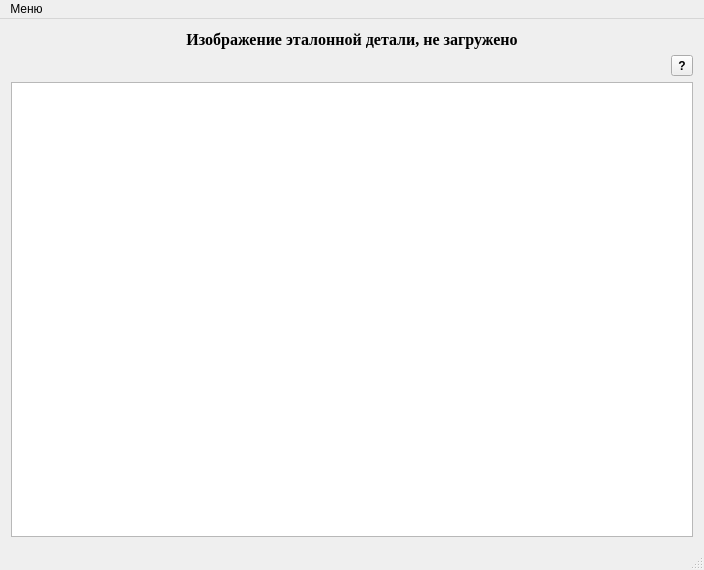
<?xml version="1.0" encoding="UTF-8"?>
<ui version="4.0">
 <class>MainWindow</class>
 <widget class="QMainWindow" name="MainWindow">
  <property name="geometry">
   <rect>
    <x>0</x>
    <y>0</y>
    <width>704</width>
    <height>570</height>
   </rect>
  </property>
  <property name="windowTitle">
   <string>Главное окно</string>
  </property>
  <widget class="QWidget" name="centralWidget">
   <layout class="QGridLayout" name="gridLayout">
    <item row="1" column="0">
     <widget class="QLabel" name="label_2">
      <property name="font">
       <font>
        <family>Arial</family>
        <pointsize>10</pointsize>
        <weight>50</weight>
        <bold>false</bold>
       </font>
      </property>
      <property name="layoutDirection">
       <enum>Qt::LeftToRight</enum>
      </property>
      <property name="text">
       <string/>
      </property>
      <property name="alignment">
       <set>Qt::AlignCenter</set>
      </property>
     </widget>
    </item>
    <item row="1" column="1">
     <widget class="QToolButton" name="helpButton">
      <property name="font">
       <font>
        <weight>75</weight>
        <bold>true</bold>
       </font>
      </property>
      <property name="cursor">
       <cursorShape>WhatsThisCursor</cursorShape>
      </property>
      <property name="toolTip">
       <string>&lt;html&gt;&lt;head/&gt;&lt;body&gt;&lt;p align=&quot;justify&quot;&gt;&lt;span style=&quot; font-size:10pt;&quot;&gt;В данном окне осуществляется работа с изображением эталонной детали. &lt;/span&gt;&lt;/p&gt;&lt;p align=&quot;justify&quot;&gt;&lt;span style=&quot; font-size:10pt;&quot;&gt;Перед началом работы необходимо загрузить изображение эталонной детали, задать реперные точки и наложить идеальный контур с помощью соответсвующих пунктов в меню &amp;quot;Настройки&amp;quot;. Всё это необходимо для получения контуров допуска +/-. &lt;/span&gt;&lt;/p&gt;&lt;p align=&quot;justify&quot;&gt;&lt;span style=&quot; font-size:10pt;&quot;&gt;При врещении колёсика мыши при наложении идеального контура происходит повотот изображения на 1/10 градуса. Если во время вращения нажата правая кнопка мыши, происходит вращение на угол в 10 раз больший, если клавиша Shift - на угол в 100 раз больший, если Ctrl - в 10 раз меньший. После того, как идеальный контур совмещён, его нужно зафиксировать двойным щелчком.&lt;/span&gt;&lt;/p&gt;&lt;/body&gt;&lt;/html&gt;</string>
      </property>
      <property name="text">
       <string>?</string>
      </property>
     </widget>
    </item>
    <item row="3" column="0" colspan="2">
     <widget class="ImageGraphicsView" name="graphicsView">
      <property name="focusPolicy">
       <enum>Qt::StrongFocus</enum>
      </property>
     </widget>
    </item>
    <item row="0" column="0" colspan="2">
     <widget class="QLabel" name="label">
      <property name="font">
       <font>
        <family>Times New Roman</family>
        <pointsize>12</pointsize>
        <weight>75</weight>
        <bold>true</bold>
       </font>
      </property>
      <property name="layoutDirection">
       <enum>Qt::LeftToRight</enum>
      </property>
      <property name="text">
       <string>Изображение эталонной детали, не загружено</string>
      </property>
      <property name="alignment">
       <set>Qt::AlignCenter</set>
      </property>
     </widget>
    </item>
   </layout>
  </widget>
  <widget class="QMenuBar" name="menuBar">
   <property name="geometry">
    <rect>
     <x>0</x>
     <y>0</y>
     <width>704</width>
     <height>21</height>
    </rect>
   </property>
   <widget class="QMenu" name="main_menu">
    <property name="title">
     <string>Меню</string>
    </property>
    <widget class="QMenu" name="angle_menu">
     <property name="enabled">
      <bool>false</bool>
     </property>
     <property name="title">
      <string>Ракурс</string>
     </property>
     <addaction name="angle_1_action"/>
     <addaction name="angle_2_action"/>
     <addaction name="angle_3_action"/>
     <addaction name="angle_4_action"/>
     <addaction name="angle_5_action"/>
    </widget>
    <widget class="QMenu" name="load_menu">
     <property name="title">
      <string>Загрузить изображение</string>
     </property>
     <addaction name="load_etalon_1_action"/>
     <addaction name="load_etalon_2_action"/>
     <addaction name="load_etalon_3_action"/>
     <addaction name="load_etalon_4_action"/>
     <addaction name="load_etalon_5_action"/>
     <addaction name="load_current_action"/>
    </widget>
    <widget class="QMenu" name="goto_menu">
     <property name="title">
      <string>Перейти к </string>
     </property>
     <addaction name="goto_current_window_action"/>
     <addaction name="goto_counturs_window_action"/>
    </widget>
    <widget class="QMenu" name="settings_menu_2">
     <property name="title">
      <string>Настройки</string>
     </property>
     <addaction name="settings_action"/>
     <addaction name="set_etalon_reference_points_action"/>
     <addaction name="set_current_reference_points_action"/>
     <addaction name="set_skeleton_inner_points_action"/>
     <addaction name="impose_ideal_contour_to_etalon_action"/>
    </widget>
    <addaction name="load_menu"/>
    <addaction name="angle_menu"/>
    <addaction name="goto_menu"/>
    <addaction name="settings_menu_2"/>
    <addaction name="save_current_action"/>
    <addaction name="save_result_action"/>
    <addaction name="separator"/>
    <addaction name="exit_action"/>
   </widget>
   <addaction name="main_menu"/>
  </widget>
  <widget class="QStatusBar" name="statusBar"/>
  <action name="angle_1_action">
   <property name="checkable">
    <bool>true</bool>
   </property>
   <property name="enabled">
    <bool>false</bool>
   </property>
   <property name="text">
    <string>1</string>
   </property>
  </action>
  <action name="angle_2_action">
   <property name="checkable">
    <bool>true</bool>
   </property>
   <property name="enabled">
    <bool>false</bool>
   </property>
   <property name="text">
    <string>2</string>
   </property>
  </action>
  <action name="angle_3_action">
   <property name="checkable">
    <bool>true</bool>
   </property>
   <property name="enabled">
    <bool>false</bool>
   </property>
   <property name="text">
    <string>3</string>
   </property>
  </action>
  <action name="angle_4_action">
   <property name="checkable">
    <bool>true</bool>
   </property>
   <property name="enabled">
    <bool>false</bool>
   </property>
   <property name="text">
    <string>4</string>
   </property>
  </action>
  <action name="load_etalon_1_action">
   <property name="text">
    <string>Эталон ракурса 1</string>
   </property>
  </action>
  <action name="load_etalon_2_action">
   <property name="enabled">
    <bool>false</bool>
   </property>
   <property name="text">
    <string>Эталон ракурса 2</string>
   </property>
  </action>
  <action name="load_etalon_3_action">
   <property name="enabled">
    <bool>false</bool>
   </property>
   <property name="text">
    <string>Эталон ракурса 3</string>
   </property>
  </action>
  <action name="load_etalon_4_action">
   <property name="enabled">
    <bool>false</bool>
   </property>
   <property name="text">
    <string>Эталон ракурса 4</string>
   </property>
  </action>
  <action name="load_current_action">
   <property name="text">
    <string>Текущая деталь</string>
   </property>
  </action>
  <action name="goto_current_window_action">
   <property name="text">
    <string>Окно изображения текущей детали</string>
   </property>
  </action>
  <action name="goto_counturs_window_action">
   <property name="text">
    <string>Окно контуров изображений</string>
   </property>
  </action>
  <action name="exit_action">
   <property name="text">
    <string>Выход</string>
   </property>
  </action>
  <action name="save_result_action">
   <property name="text">
    <string>Сохранить результат(контуры деталей)</string>
   </property>
  </action>
  <action name="settings_action">
   <property name="text">
    <string>Настройки программы</string>
   </property>
  </action>
  <action name="set_etalon_reference_points_action">
   <property name="text">
    <string>Задать реперные точки для эталона</string>
   </property>
  </action>
  <action name="save_current_action">
   <property name="text">
    <string>Сохранить изображение текущей детали</string>
   </property>
  </action>
  <action name="angle_5_action">
   <property name="checkable">
    <bool>true</bool>
   </property>
   <property name="enabled">
    <bool>false</bool>
   </property>
   <property name="text">
    <string>5</string>
   </property>
  </action>
  <action name="load_etalon_5_action">
   <property name="enabled">
    <bool>false</bool>
   </property>
   <property name="text">
    <string>Эталон ракурса 5</string>
   </property>
  </action>
  <action name="set_current_reference_points_action">
   <property name="text">
    <string>Задать реперные точки для текущей детали</string>
   </property>
  </action>
  <action name="set_skeleton_inner_points_action">
   <property name="enabled">
    <bool>false</bool>
   </property>
   <property name="text">
    <string>Задать точки внутреннего остова для эталона</string>
   </property>
  </action>
  <action name="impose_ideal_contour_to_etalon_action">
   <property name="text">
    <string>Наложить идеальный контур на эталон</string>
   </property>
  </action>
 </widget>
 <layoutdefault spacing="6" margin="11"/>
 <customwidgets>
  <customwidget>
   <class>ImageGraphicsView</class>
   <extends>QGraphicsView</extends>
   <header>imagewindow.h</header>
  </customwidget>
 </customwidgets>
 <resources/>
 <connections/>
</ui>
